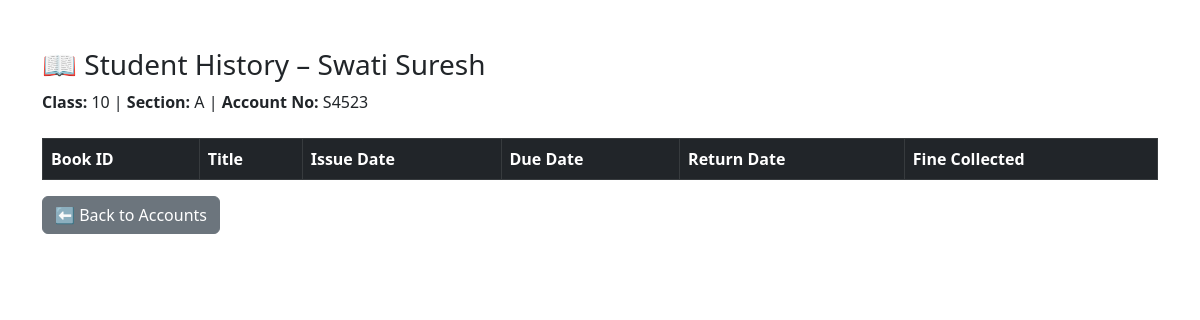
Screenshot of /student_history/S4523 with the database file from the repository.
### tables this page shows
CREATE TABLE students (
    id INTEGER PRIMARY KEY AUTOINCREMENT,
    account_no TEXT UNIQUE,
    name TEXT,
    class TEXT,
    section TEXT,
    contact TEXT,
    created_at TEXT
, contact_number TEXT);

### app.py (the view)
@app.route("/student_history/<account_no>")
def student_history(account_no):
    conn = sqlite3.connect(DB_PATH)
    conn.row_factory = sqlite3.Row
    cur = conn.cursor()
    cur.execute("SELECT * FROM students WHERE account_no = ?", (account_no,))
    student = cur.fetchone()
    if not student:
        conn.close()
        return f"<h4>❌ Student {account_no} not found.</h4>"
    cur.execute("""
        SELECT i.book_id, b.title, i.issue_date, i.due_date, r.return_date, r.fine_collected
        FROM issues i
        LEFT JOIN books b ON i.book_id = b.book_id
        LEFT JOIN returns r ON i.issue_id = r.issue_id
        WHERE i.account_no = ?
        ORDER BY i.issue_date DESC
    """, (account_no,))
    history = cur.fetchall()
    conn.close()
    return render_template("student_history.html", student=student, history=history)

### templates/student_history.html (shortened to what this page needs)
<!DOCTYPE html>
<html>
<head>
    <link href="https://cdn.jsdelivr.net/npm/bootstrap@5.3.0/dist/css/bootstrap.min.css" rel="stylesheet">
</head>
<body class="container mt-5">
    <h3>📖 Student History – {{ student.name }}</h3>
    <p><b>Class:</b> {{ student.class }} | <b>Section:</b> {{ student.section }} | <b>Account No:</b> {{
        student.account_no }}</p>
    <table class="table table-bordered table-striped mt-4">
        <thead class="table-dark">
            <tr>
                <th>Book ID</th>
                <th>Title</th>
                <th>Issue Date</th>
                <th>Due Date</th>
                <th>Return Date</th>
                <th>Fine Collected</th>
            </tr>
        </thead>
    </table>
    <a href="/accounts" class="btn btn-secondary">⬅ Back to Accounts</a>
</body>
</html>

### rows the page displays
students: name "Swati Suresh", class "10", section "A", account_no "S4523"
